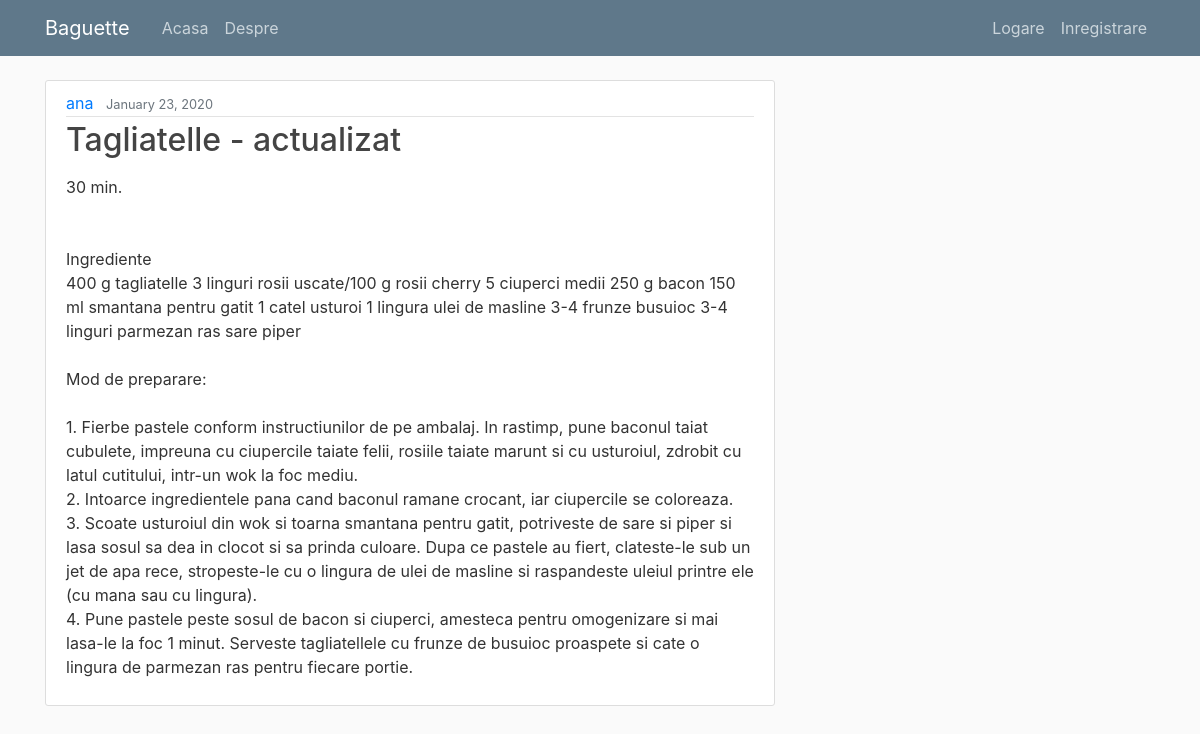
Page /reteta/5/ on the committed database.
### retete/models.py (models this page shows, shortened)
class Reteta(models.Model):
    titlu = models.CharField(max_length=140)
    continut = models.TextField()
    data_adaugare = models.DateTimeField(default=timezone.now)
    autor = models.ForeignKey(User, on_delete=models.CASCADE)

### retete/views.py (the view)
# urls.py: path('reteta/<int:pk>/', RetetaDetailView.as_view(), name='reteta-detail'),
class RetetaDetailView(DetailView):
    model = Reteta

### retete/templates/retete/reteta_detail.html (shortened to what this page needs)
{% extends "retete/base.html"%}
{% block continut%}
    <article class="media content-section">
        <div class="media-body">
            <div class="article-metadata">
                <a class="mr-2" href="#">{{ object.autor }}</a>
                <small class="text-muted">{{ object.data_adaugare|date:"F d, Y" }}</small>
            </div>
            <h2 class="article-title">{{ object.titlu }}</h2>
            <p class="article-content">{{ object.continut }}</p>
        </div>
    </article>
{% endblock continut %}

### retete/static/retete/main.css (style rules this page uses)
body { background: #fafafa; color: #333333; margin-top: 5rem; }
h1, h2, h3, h4, h5, h6 { color: #444444; }
.content-section { background: #ffffff; padding: 10px 20px; border: 1px solid #dddddd; border-radius: 3px; margin-bottom: 20px; }
.article-title { color: #444444; }
.article-content { white-space: pre-line; }
.article-metadata { padding-bottom: 1px; margin-bottom: 4px; border-bottom: 1px solid #e3e3e3 }

### rows in the picture
Reteta: autor "ana", data_adaugare "January 23, 2020", titlu "Tagliatelle - actualizat", continut "30 min. Ingrediente 400 g tagliatelle 3 linguri rosii uscate/100 g rosii cherry 5 ciuperci medii 250 g bacon 150 ml smantana pentru gatit 1 catel usturoi 1 lingura ulei de masline 3-4 frunze busuioc 3-4 linguri parmezan ras sare piper Mod de preparare: 1. Fierbe pastele conform instructiunilor de pe ambalaj. In rastimp, pune baconul taiat cubulete, impreuna cu ciupercile taiate felii, rosiile taiate marunt si cu usturoiul, zdrobit cu latul cutitului, intr-un wok la foc mediu. 2. Intoarce ingredientele pana cand baconul ramane crocant, iar ciupercile se coloreaza. 3. Scoate usturoiul din wok si toarna smantana pentru gatit, potriveste de sare si piper si lasa sosul sa dea in clocot si sa…"
